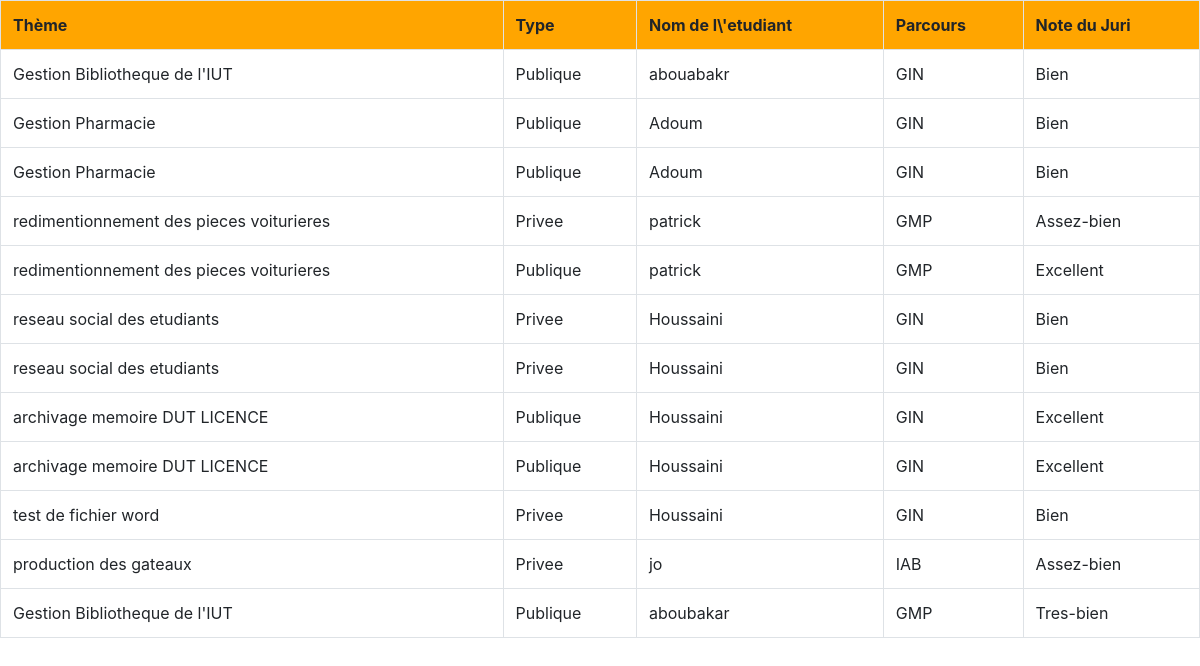
/listemem.php, run on the app's committed database.
### tables this page shows
CREATE TABLE `document` (
  `idDoc` int(11) NOT NULL,
  `themeDoc` longtext NOT NULL,
  `motClesDoc` longtext NOT NULL,
  `resume` longtext NOT NULL,
  `typeDoc` varchar(19) NOT NULL,
  `mentionsObtenue` varchar(31) NOT NULL,
  `idEtudiant` int(11) NOT NULL,
  `docPDF` varchar(35) NOT NULL,
  `urlFich` varchar(31) NOT NULL,
  `extention` varchar(15) NOT NULL,
  `dateEnr` date NOT NULL
);

CREATE TABLE `etudiant` (
  `idEtu` int(11) NOT NULL,
  `nomEtu` varchar(19) NOT NULL,
  `prenomEtu` varchar(19) NOT NULL,
  `dateNais` date NOT NULL,
  `MatEtu` varchar(8) NOT NULL,
  `EMailEtu` varchar(31) NOT NULL,
  `PhoneEtu` int(9) NOT NULL,
  `idcyc` int(11) NOT NULL,
  `idMent` int(11) NOT NULL,
  `idparcours` int(11) NOT NULL,
  `idEnc` int(11) NOT NULL,
  `dateEnr` date NOT NULL
);

CREATE TABLE `parcours` (
  `idpar` int(11) NOT NULL,
  `nompar` varchar(15) NOT NULL,
  `idav` int(11) NOT NULL
);

### listemem.php (the view, shortened to what this page needs)
<!DOCTYPE html>
<html>
    <head>
        <link rel="stylesheet" href="css/bootstrap.min.css">
    </head>
    <body>
     <div  style="background-color: silver;">
            <?php
            include ('connect.php');
              $reponse = $bdd->query("SELECT * FROM document, etudiant, parcours WHERE etudiant.idEtu = document.idEtudiant and etudiant.idparcours = parcours.idpar");
              $donnees = $reponse->fetchAll();?>
              <table class="table table-bordered" style="background-color:   white ;">
                <tr style="background-color:   orange ;"><th>Thème</th><th>Type</th><th>Nom de l\'etudiant</th><th>Parcours</th><th>Note du Juri</th></tr>
                    <?php
                    foreach ($donnees as $key) {
                        echo '<tr>
                                <td>'.$key['themeDoc'].'</td>'.
                                '<td>'.$key['typeDoc'].'</td>'.
                                '<td>'.$key['nomEtu'].'</td>'.
                                '<td>'.$key['nompar'].'</td>'.
                                '<td>'.$key['mentionsObtenue'].'</td>
                              </tr>';
                    }
            ?>
          </table>
        </div>
    </body>
</html>

### data on the page
document: themeDoc "Gestion Bibliotheque de l'IUT", typeDoc "Publique", idEtudiant.nomEtu "abouabakr", parcours.nompar "GIN", mentionsObtenue "Bien"
document: themeDoc "Gestion Pharmacie", typeDoc "Publique", idEtudiant.nomEtu "Adoum", parcours.nompar "GIN", mentionsObtenue "Bien"
document: themeDoc "Gestion Pharmacie", typeDoc "Publique", idEtudiant.nomEtu "Adoum", parcours.nompar "GIN", mentionsObtenue "Bien"
document: themeDoc "redimentionnement des pieces voiturieres", typeDoc "Privee", idEtudiant.nomEtu "patrick", parcours.nompar "GMP", mentionsObtenue "Assez-bien"
document: themeDoc "redimentionnement des pieces voiturieres", typeDoc "Publique", idEtudiant.nomEtu "patrick", parcours.nompar "GMP", mentionsObtenue "Excellent"
document: themeDoc "reseau social des etudiants", typeDoc "Privee", idEtudiant.nomEtu "Houssaini", parcours.nompar "GIN", mentionsObtenue "Bien"
document: themeDoc "reseau social des etudiants", typeDoc "Privee", idEtudiant.nomEtu "Houssaini", parcours.nompar "GIN", mentionsObtenue "Bien"
document: themeDoc "archivage memoire DUT LICENCE", typeDoc "Publique", idEtudiant.nomEtu "Houssaini", parcours.nompar "GIN", mentionsObtenue "Excellent"
document: themeDoc "archivage memoire DUT LICENCE", typeDoc "Publique", idEtudiant.nomEtu "Houssaini", parcours.nompar "GIN", mentionsObtenue "Excellent"
document: themeDoc "test de fichier word", typeDoc "Privee", idEtudiant.nomEtu "Houssaini", parcours.nompar "GIN", mentionsObtenue "Bien"
document: themeDoc "production des gateaux", typeDoc "Privee", idEtudiant.nomEtu "jo", parcours.nompar "IAB", mentionsObtenue "Assez-bien"
document: themeDoc "Gestion Bibliotheque de l'IUT", typeDoc "Publique", idEtudiant.nomEtu "aboubakar", parcours.nompar "GMP", mentionsObtenue "Tres-bien"
